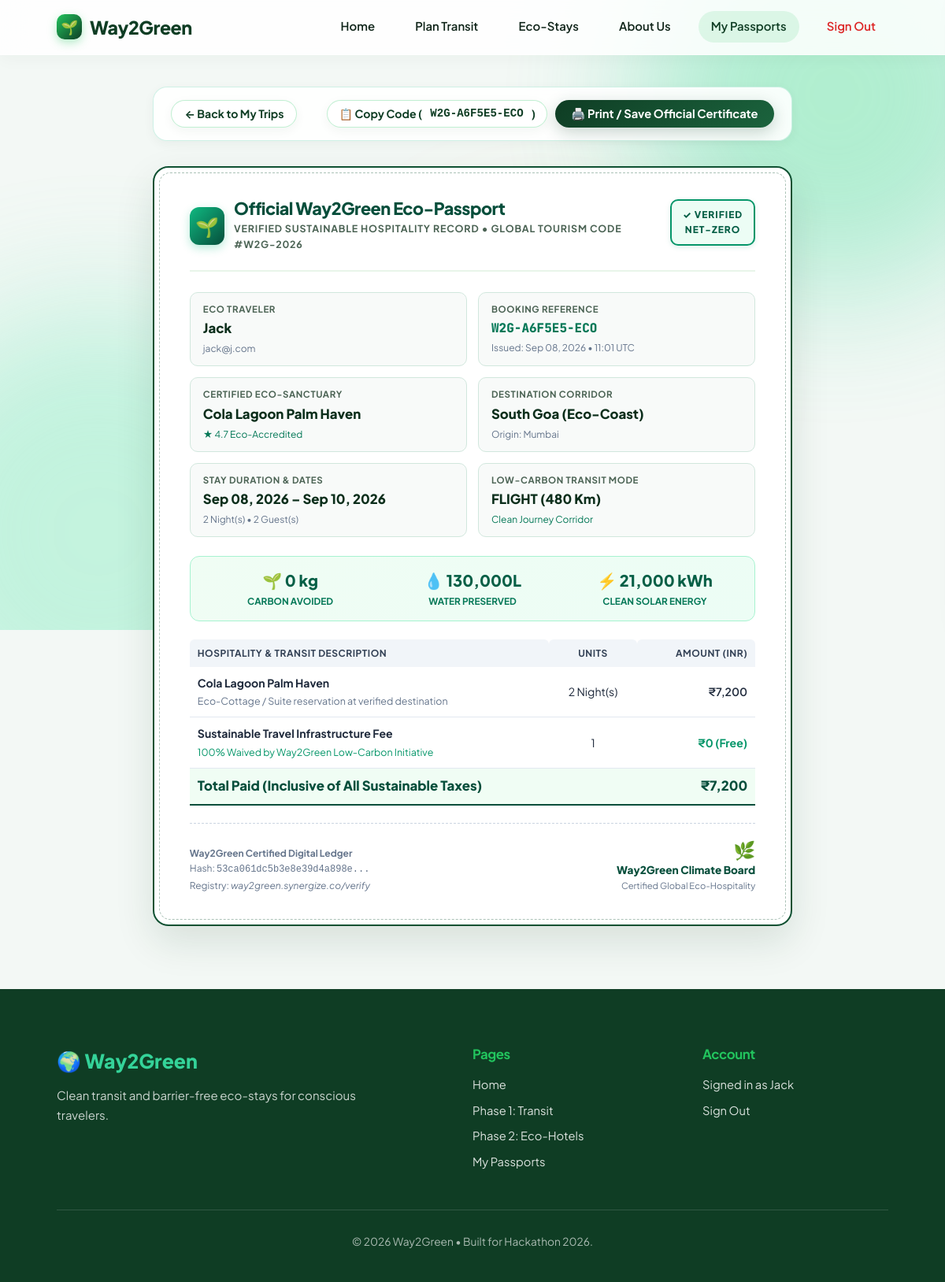
Page /passport.php?code=W2G-A6F5E5-ECO (signed in) on the committed database.
### tables this page shows
CREATE TABLE `bookings` (
  `id` int(11) NOT NULL AUTO_INCREMENT,
  `user_id` int(11) NOT NULL,
  `hotel_id` int(11) NOT NULL,
  `origin` varchar(100) NOT NULL,
  `destination` varchar(100) NOT NULL,
  `travel_mode` varchar(50) NOT NULL,
  `distance_km` decimal(8,2) DEFAULT 0.00,
  `co2_saved_kg` decimal(8,2) DEFAULT 0.00,
  `check_in` date NOT NULL,
  `check_out` date NOT NULL,
  `guests` int(11) DEFAULT 1,
  `booking_code` varchar(50) NOT NULL,
  `total_price` int(11) DEFAULT 0,
  `accessibility_notes` text DEFAULT NULL,
  `created_at` timestamp NOT NULL DEFAULT current_timestamp(),
  PRIMARY KEY (`id`),
  UNIQUE KEY `booking_code` (`booking_code`),
  KEY `user_id` (`user_id`),
  KEY `hotel_id` (`hotel_id`),
  CONSTRAINT `bookings_ibfk_1` FOREIGN KEY (`user_id`) REFERENCES `users` (`id`) ON DELETE CASCADE,
  CONSTRAINT `bookings_ibfk_2` FOREIGN KEY (`hotel_id`) REFERENCES `hotels` (`id`) ON DELETE CASCADE
);

CREATE TABLE `users` (
  `id` int(11) NOT NULL AUTO_INCREMENT,
  `name` varchar(100) NOT NULL,
  `email` varchar(100) NOT NULL,
  `password_hash` varchar(255) NOT NULL,
  `created_at` timestamp NOT NULL DEFAULT current_timestamp(),
  PRIMARY KEY (`id`),
  UNIQUE KEY `email` (`email`)
);

CREATE TABLE `hotels` (
  `id` int(11) NOT NULL AUTO_INCREMENT,
  `destination_id` int(11) NOT NULL,
  `name` varchar(150) NOT NULL,
  `description` text DEFAULT NULL,
  `image_url` varchar(255) DEFAULT NULL,
  `water_saved_liters` int(11) DEFAULT 0,
  `power_saved_kwh` int(11) DEFAULT 0,
  `accessibility_tags` varchar(255) DEFAULT NULL,
  `eco_rating` decimal(3,1) DEFAULT 0.0,
  `created_at` timestamp NOT NULL DEFAULT current_timestamp(),
  `price_per_night` int(11) DEFAULT 2500,
  `eco_badges` varchar(255) DEFAULT 'Solar Powered, Zero Plastic',
  PRIMARY KEY (`id`),
  KEY `destination_id` (`destination_id`),
  CONSTRAINT `hotels_ibfk_1` FOREIGN KEY (`destination_id`) REFERENCES `destinations` (`id`) ON DELETE CASCADE
);

### user_auth.php (called while the page is built, shortened)
<?php
function is_user_logged_in() {
    return isset($_SESSION['user_id']) && !empty($_SESSION['user_id']);
}
function get_logged_in_user() {
    return [
        'id' => $_SESSION['user_id'],
        'name' => $_SESSION['user_name'] ?? 'Traveler',
        'email' => $_SESSION['user_email'] ?? ''
    ];
}
?>

### passport.php (the view, shortened to what this page needs)
<?php
require_once 'db.php';
require_once 'user_auth.php';
$currentUser = get_logged_in_user();
$code = trim($_GET['code'] ?? '');
$bookingId = intval($_GET['id'] ?? 0);
$booking = null;
try {
    if (!empty($code)) {
        $stmt = $pdo->prepare("SELECT b.*, h.name as hotel_name, h.image_url, h.water_saved_liters, h.power_saved_kwh, h.eco_rating, h.accessibility_tags, u.name as traveler_name, u.email as traveler_email
            FROM bookings b
            JOIN hotels h ON b.hotel_id = h.id
            JOIN users u ON b.user_id = u.id
            WHERE b.booking_code = ?");
        $stmt->execute([$code]);
        $booking = $stmt->fetch(PDO::FETCH_ASSOC);
    }
} catch (Exception $e) {
    $booking = null;
}
$nights = 1;
if ($booking && !empty($booking['check_in']) && !empty($booking['check_out'])) {
    $d1 = new DateTime($booking['check_in']);
    $d2 = new DateTime($booking['check_out']);
    $nights = max(1, $d1->diff($d2)->days);
}
?>
<!DOCTYPE html>
<html lang="en">
<head>
    <link rel="stylesheet" href="css/style.css">
</head>
<body>
    <div class="ambient-scene">
        <div class="orb orb-1"></div>
    </div>
    <header class="header-top">
        <a href="index.php" class="brand">
            <span class="brand-leaf">🌱</span>
            <span>Way2Green</span>
        </a>
        <nav class="desktop-nav">
            <a href="index.php">Home</a>
            <a href="travel.php">Plan Transit</a>
            <a href="hotels.php">Eco-Stays</a>
            <a href="about.php">About Us</a>
            <a href="my-trips.php" class="active">My Passports</a>
            <a href="logout.php" style="color: #dc2626;">Sign Out</a>
        </nav>
    </header>
    <main class="page-container" style="max-width: 860px;">
        <?php if ($booking): ?>
            <div class="receipt-action-bar no-print">
                <a href="my-trips.php" class="btn-nature-outline" style="padding: 8px 16px; font-size: 0.88rem;">
                    ← Back to My Trips
                </a>
                <div style="display: flex; gap: 10px; align-items: center; flex-wrap: wrap;">
                    <button type="button" class="btn-nature-outline" style="padding: 8px 14px; font-size: 0.88rem;" onclick="copyBookingCode('<?= htmlspecialchars($booking['booking_code']) ?>')">
                        📋 Copy Code (<span style="font-family: monospace; font-weight: 700;"><?= htmlspecialchars($booking['booking_code']) ?></span>)
                    </button>
                    <button type="button" class="btn-nature-primary" style="padding: 9px 20px; font-size: 0.92rem;" onclick="window.print()">
                        🖨️ Print / Save Official Certificate
                    </button>
                </div>
            </div>
            <div class="certificate-container">
                <div class="eco-passport-cert">
                    <div class="cert-header">
                        <div class="cert-logo-group">
                            <div class="cert-logo-icon">🌱</div>
                            <div>
                                <div class="cert-title-text">Official Way2Green Eco-Passport</div>
                                <div class="cert-subtitle">Verified Sustainable Hospitality Record • Global Tourism Code #W2G-<?= date('Y') ?></div>
                            </div>
                        </div>
                        <div class="cert-seal-badge">
                            ✓ Verified<br>Net-Zero
                        </div>
                    </div>
                    <div class="cert-grid">
                        <div class="cert-tile">
                            <div class="cert-tile-label">Eco Traveler</div>
                            <div class="cert-tile-value"><?= htmlspecialchars($booking['traveler_name'] ?? $currentUser['name']) ?></div>
                            <div style="font-size: 0.75rem; color: #64748b; margin-top: 2px;"><?= htmlspecialchars($booking['traveler_email'] ?? $currentUser['email']) ?></div>
                        </div>
                        <div class="cert-tile">
                            <div class="cert-tile-label">Booking Reference</div>
                            <div class="cert-tile-value mono"><?= htmlspecialchars($booking['booking_code']) ?></div>
                            <div style="font-size: 0.75rem; color: #64748b; margin-top: 2px;">Issued: <?= date('M d, Y • H:i', strtotime($booking['created_at'])) ?> UTC</div>
                        </div>
                        <div class="cert-tile">
                            <div class="cert-tile-label">Certified Eco-Sanctuary</div>
                            <div class="cert-tile-value"><?= htmlspecialchars($booking['hotel_name']) ?></div>
                            <div style="font-size: 0.75rem; color: #047857; margin-top: 2px;">★ <?= number_format($booking['eco_rating'], 1) ?> Eco-Accredited</div>
                        </div>
                        <div class="cert-tile">
                            <div class="cert-tile-label">Destination Corridor</div>
                            <div class="cert-tile-value"><?= htmlspecialchars($booking['destination']) ?></div>
                            <div style="font-size: 0.75rem; color: #64748b; margin-top: 2px;">Origin: <?= htmlspecialchars($booking['origin']) ?></div>
                        </div>
                        <div class="cert-tile">
                            <div class="cert-tile-label">Stay Duration & Dates</div>
                            <div class="cert-tile-value">
                                <?= date('M d, Y', strtotime($booking['check_in'])) ?> – <?= date('M d, Y', strtotime($booking['check_out'])) ?>
                            </div>
                            <div style="font-size: 0.75rem; color: #64748b; margin-top: 2px;"><?= $nights ?> Night(s) • <?= intval($booking['guests']) ?> Guest(s)</div>
                        </div>
                        <div class="cert-tile">
                            <div class="cert-tile-label">Low-Carbon Transit Mode</div>
                            <div class="cert-tile-value" style="text-transform: capitalize;">
                                <?= strtoupper($booking['travel_mode']) ?> (<?= floatval($booking['distance_km']) ?> km)
                            </div>
                            <div style="font-size: 0.75rem; color: #047857; margin-top: 2px;">Clean Journey Corridor</div>
                        </div>
                    </div>
                    <div class="cert-impact-strip">
                        <div class="cert-impact-item">
                            <div class="cert-impact-num">🌱 <?= floatval($booking['co2_saved_kg']) ?> kg</div>
                            <div class="cert-impact-lbl">Carbon Avoided</div>
                        </div>
                        <div class="cert-impact-item">
                            <div class="cert-impact-num">💧 <?= number_format($booking['water_saved_liters'] ?: 120000) ?>L</div>
                            <div class="cert-impact-lbl">Water Preserved</div>
                        </div>
                        <div class="cert-impact-item">
                            <div class="cert-impact-num">⚡ <?= number_format($booking['power_saved_kwh'] ?: 28000) ?> kWh</div>
                            <div class="cert-impact-lbl">Clean Solar Energy</div>
                        </div>
                    </div>
                    <table class="cert-table">
                        <thead>
                            <tr>
                                <th>Hospitality & Transit Description</th>
                                <th style="text-align: center;">Units</th>
                                <th style="text-align: right;">Amount (INR)</th>
                            </tr>
                        </thead>
                        <tbody>
                            <tr>
                                <td>
                                    <strong><?= htmlspecialchars($booking['hotel_name']) ?></strong><br>
                                    <span style="font-size: 0.78rem; color: #64748b;">Eco-Cottage / Suite reservation at verified destination</span>
                                </td>
                                <td style="text-align: center;"><?= $nights ?> Night(s)</td>
                                <td style="text-align: right; font-weight: 600;">₹<?= number_format($booking['total_price']) ?></td>
                            </tr>
                            <tr>
                                <td>
                                    <strong>Sustainable Travel Infrastructure Fee</strong><br>
                                    <span style="font-size: 0.78rem; color: #059669;">100% Waived by Way2Green Low-Carbon Initiative</span>
                                </td>
                                <td style="text-align: center;">1</td>
                                <td style="text-align: right; color: #059669; font-weight: 700;">₹0 (Free)</td>
                            </tr>
                            <tr class="total-row">
                                <td colspan="2">
                                    Total Paid (Inclusive of All Sustainable Taxes)
                                </td>
                                <td style="text-align: right;">₹<?= number_format($booking['total_price']) ?></td>
                            </tr>
                        </tbody>
                    </table>
                    <div class="cert-footer">
                        <div>
                            <div><strong>Way2Green Certified Digital Ledger</strong></div>
                            <div>Hash: <span style="font-family: monospace;"><?= substr(hash('sha256', $booking['booking_code'] . $booking['created_at']), 0, 24) ?>...</span></div>
                            <div>Registry: <em>way2green.synergize.co/verify</em></div>
                        </div>
                        <div class="cert-signature">
                            <div style="font-size: 1.4rem; color: #059669; margin-bottom: -4px;">🌿</div>
                            <div class="cert-signature-name">Way2Green Climate Board</div>
                            <div style="font-size: 0.7rem; color: #64748b;">Certified Global Eco-Hospitality</div>
                        </div>
                    </div>
                </div>
            </div>
        <?php endif; ?>
    </main>
    <footer class="site-footer no-print">
        <div class="footer-grid">
            <div>
                <div class="footer-brand">🌍 Way2Green</div>
                <p class="footer-text">Clean transit and barrier-free eco-stays for conscious travelers.</p>
            </div>
            <div>
                <h4 class="footer-heading">Pages</h4>
                <div class="footer-links">
                    <a href="index.php">Home</a>
                    <a href="travel.php">Phase 1: Transit</a>
                    <a href="hotels.php">Phase 2: Eco-Hotels</a>
                    <a href="my-trips.php">My Passports</a>
                </div>
            </div>
            <div>
                <h4 class="footer-heading">Account</h4>
                <div class="footer-links">
                    <a href="my-trips.php">Signed in as <?= htmlspecialchars($currentUser['name']) ?></a>
                    <a href="logout.php">Sign Out</a>
                </div>
            </div>
        </div>
        <div class="footer-copyright">
            © 2026 Way2Green • Built for Hackathon 2026.
        </div>
    </footer>
</body>
</html>

### rows in the picture
bookings: booking_code "W2G-A6F5E5-ECO", user.name "Jack", user.email "jack@j.com", created_at "Sep 08, 2026 • 11:01", hotel.name "Cola Lagoon Palm Haven", hotel.eco_rating "4.7", destination "South Goa (Eco-Coast)", origin "Mumbai", check_in "Sep 08, 2026", check_out "Sep 10, 2026", nights "2", guests "2", travel_mode "FLIGHT", distance_km "480", co2_saved_kg "0", hotel.water_saved_liters "130,000", hotel.power_saved_kwh "21,000", total_price "7,200", booking_code+created_at "53ca061dc5b3e8e39d4a898e"
